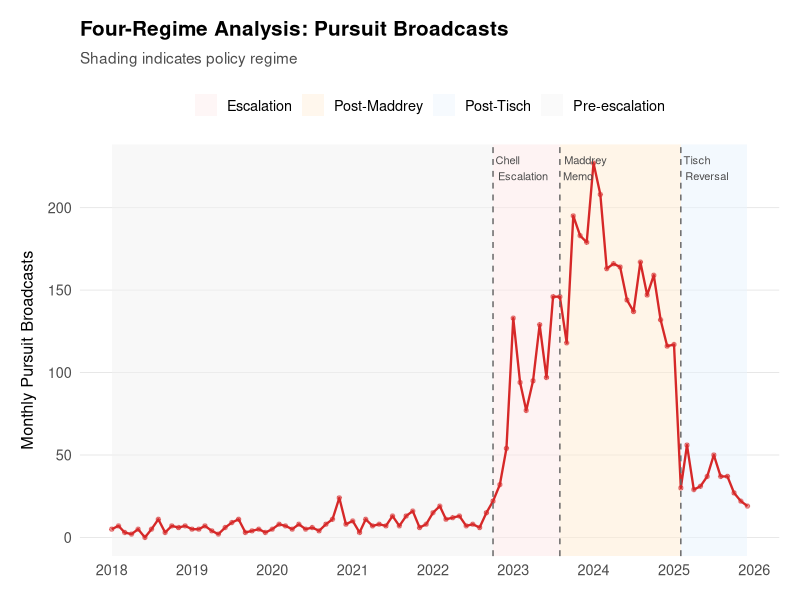
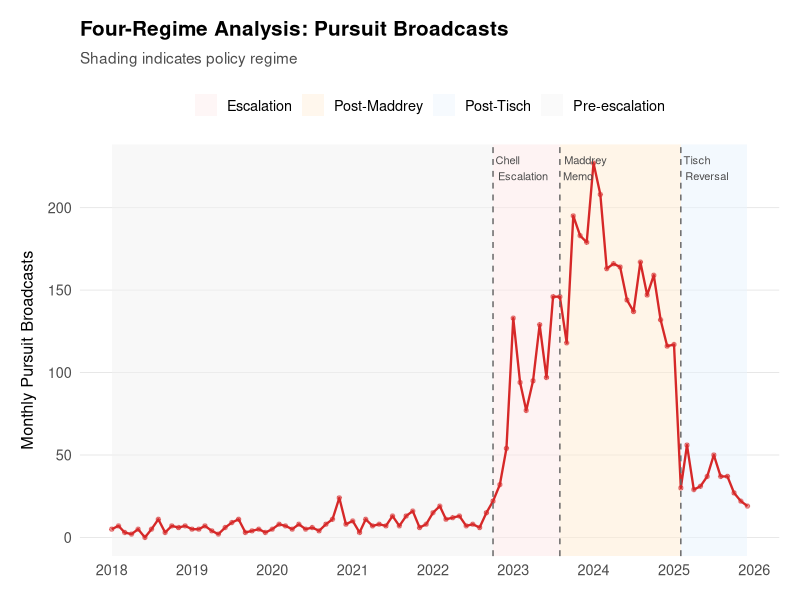
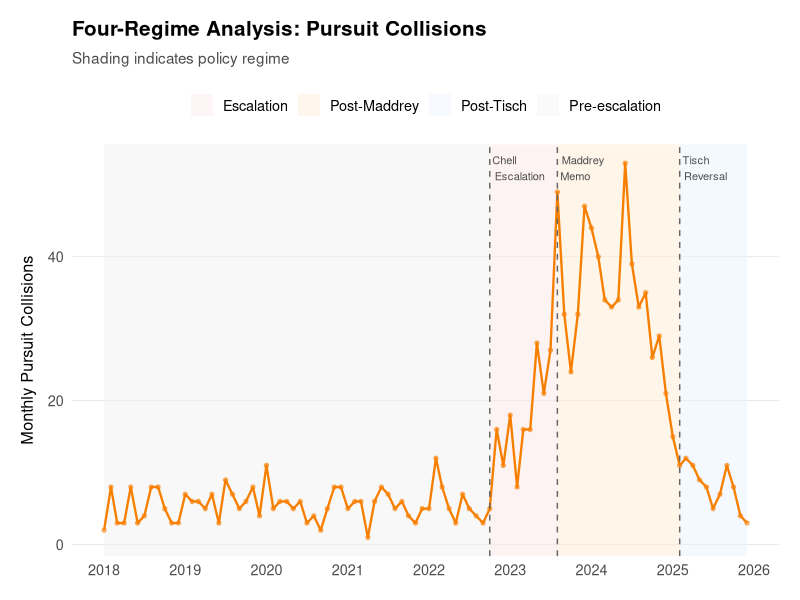
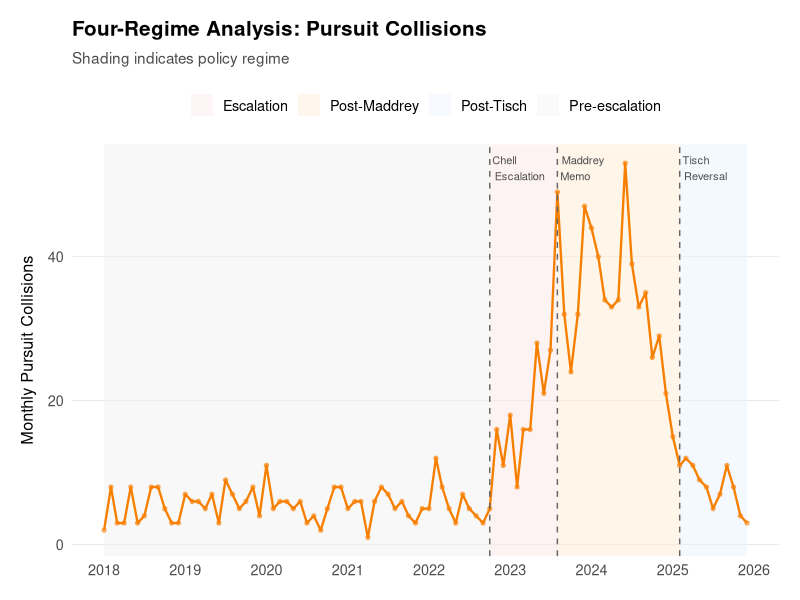
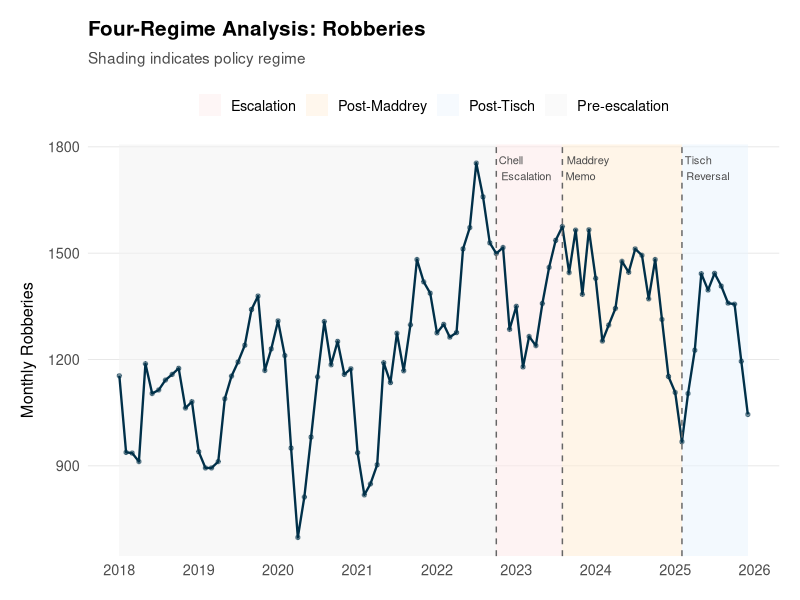
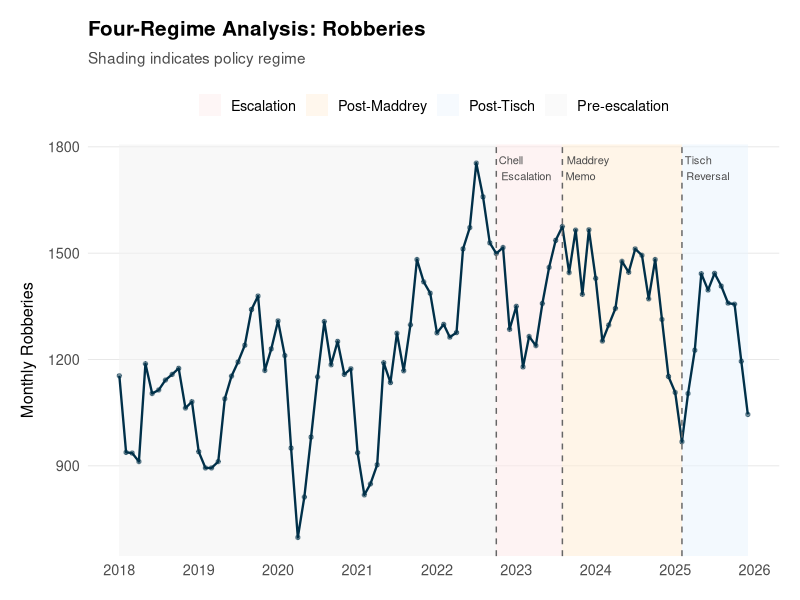
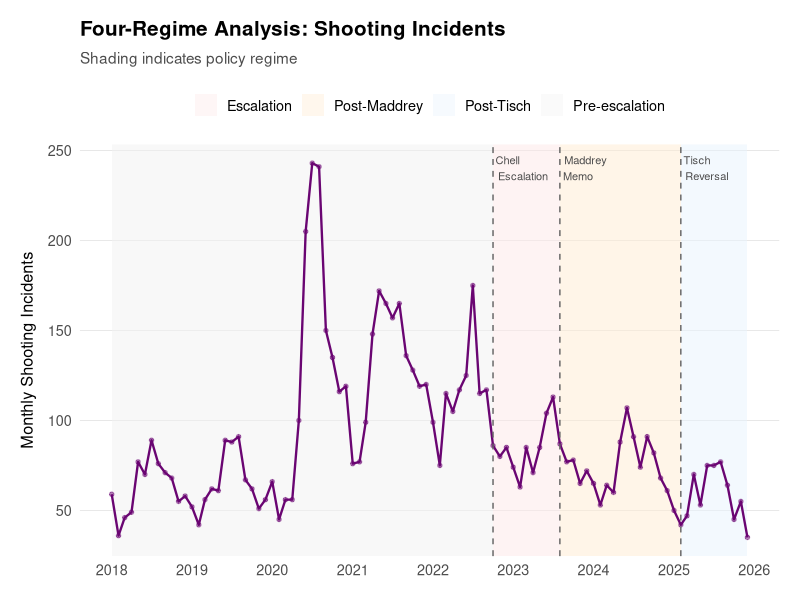
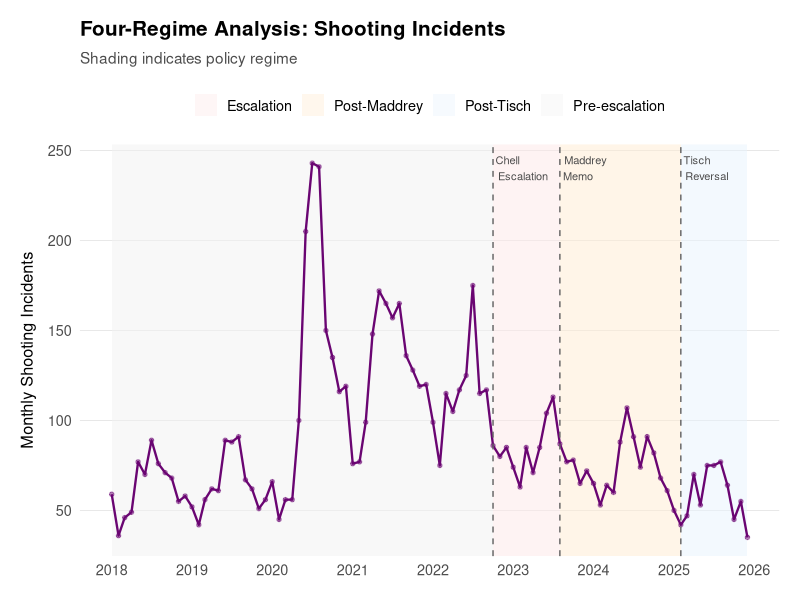

Write R code to recreate these figures, in order.
# 06_event_study.R — Multi-Period / Event Study Analysis
#
# Four regimes identified in the NYPD pursuit escalation:
#   1. Pre-escalation:  Jan 2018 – Sep 2022 (baseline)
#   2. Escalation:      Oct 2022 – Jul 2023 (Chell operational shift)
#   3. Post-Maddrey:    Aug 2023 – Jan 2025 (compliance memo)
#   4. Post-Tisch:      Feb 2025 – Dec 2025 (partial re-restriction)
#
# Trimmed at Dec 2025 due to right-censoring of robbery/shooting data.

library(tidyverse)
library(lubridate)
library(sandwich)
library(lmtest)
library(broom)
library(here)


# Dirs and theme ---------------------------------------------------------------

dir.create(here("output"),               showWarnings = FALSE)
dir.create(here("output/plots"),         showWarnings = FALSE)
dir.create(here("output/event_results"), showWarnings = FALSE)

plot_dir    <- here("output/plots")
results_dir <- here("output/event_results")

if (!exists("theme_pursuit")) {
  theme_pursuit <- function(base_size = 13) {
    theme_minimal(base_size = base_size) +
      theme(
        plot.title       = element_text(face = "bold", size = rel(1.15), margin = margin(b = 8)),
        plot.subtitle    = element_text(color = "grey30", size = rel(0.85), margin = margin(b = 12)),
        plot.caption     = element_text(color = "grey50", size = rel(0.7), hjust = 0, margin = margin(t = 10)),
        plot.background  = element_rect(fill = "white", color = NA),
        panel.grid.minor = element_blank(),
        panel.grid.major.x = element_blank(),
        panel.grid.major.y = element_line(color = "grey90", linewidth = 0.3),
        axis.title.x     = element_text(margin = margin(t = 8), size = rel(0.9)),
        axis.title.y     = element_text(margin = margin(r = 8), size = rel(0.9)),
        axis.text        = element_text(color = "grey30"),
        legend.position  = "top",
        legend.title     = element_blank(),
        plot.margin      = margin(15, 15, 15, 15)
      )
  }
}

COL_PURSUIT   <- "#D62828"
COL_COLLISION <- "#F77F00"
COL_ROBBERY   <- "#003049"
COL_SHOOTING  <- "#6A0572"
COL_GUNVIOL   <- "#1B998B"

save_plot <- function(p, name, w = 10, h = 6) {
  ggsave(file.path(plot_dir, paste0(name, ".png")),
         plot = p, width = w, height = h, dpi = 300, bg = "white")
  ggsave(file.path(plot_dir, paste0(name, ".pdf")),
         plot = p, width = w, height = h, bg = "white")
}


# 1. Load monthly panel ========================================================

message("\nEVENT STUDY \u2014 MULTI-PERIOD ANALYSIS\n")

panel <- read_csv(here("output/tables/monthly_panel.csv"), show_col_types = FALSE)

# Trim at Dec 2025 to avoid right-censoring of robbery/shooting
panel <- panel %>%
  filter(month_date >= as.Date("2018-01-01"),
         month_date <= as.Date("2025-12-01")) %>%
  arrange(month_date)

message("Panel: ", nrow(panel), " months (", min(panel$month_date),
        " to ", max(panel$month_date), ")")


# 2. Define regimes ============================================================

# Breakpoints
ESCALATION <- as.Date("2022-10-01")
MADDREY    <- as.Date("2023-08-01")
TISCH      <- as.Date("2025-02-01")

es <- panel %>%
  mutate(
    T = row_number(),
    month_factor = factor(month(month_date)),
    covid = as.integer(month_date >= as.Date("2020-03-01") &
                         month_date <= as.Date("2021-06-01")),

    # Regime indicators
    regime = case_when(
      month_date < ESCALATION ~ "1_pre",
      month_date < MADDREY    ~ "2_escalation",
      month_date < TISCH      ~ "3_maddrey",
      TRUE                    ~ "4_tisch"
    ),

    # Level shift indicators (step functions)
    D_esc   = as.integer(month_date >= ESCALATION),
    D_mad   = as.integer(month_date >= MADDREY),
    D_tisch = as.integer(month_date >= TISCH),

    # Slope change indicators (time since each break, 0 before)
    P_esc   = pmax(0L, as.integer(round(
      difftime(month_date, ESCALATION, units = "days") / 30.44))),
    P_mad   = pmax(0L, as.integer(round(
      difftime(month_date, MADDREY, units = "days") / 30.44))),
    P_tisch = pmax(0L, as.integer(round(
      difftime(month_date, TISCH, units = "days") / 30.44)))
  )

regime_counts <- es %>% count(regime, name = "months")
message("Regime structure:")
print(regime_counts)


# 3. Outcomes ==================================================================

outcomes <- list(
  list(var = "pursuit_events",     label = "Pursuit Broadcasts",                col = COL_PURSUIT),
  list(var = "pursuit_crashes",    label = "Pursuit Collisions",                col = COL_COLLISION),
  list(var = "robbery_count",      label = "Robberies",                         col = COL_ROBBERY),
  list(var = "shooting_incidents", label = "Shooting Incidents",                col = COL_SHOOTING),
  list(var = "total_gun_events",   label = "Gun Violence (Shootings + Shots Fired)", col = COL_GUNVIOL)
)


# 4. Segmented regression with 3 breaks ========================================

# Model: Y ~ T + D_esc + P_esc + D_mad + P_mad + D_tisch + P_tisch + season + covid

message("--- Multi-Break Segmented Regression ---")

mb_results <- list()

for (o in outcomes) {

  y <- es[[o$var]]
  mod <- lm(y ~ T + D_esc + P_esc + D_mad + P_mad + D_tisch + P_tisch +
              month_factor + covid, data = es)

  nw <- coeftest(mod, vcov = NeweyWest(mod, lag = 6, prewhite = FALSE))

  message("=== ", o$label, " ===")
  message("Newey-West results:")
  print(nw[1:8, ])

  mb_results[[o$label]] <- list(model = mod, nw = nw)
}


# 5. Compile coefficient tables ================================================

# OLS + NW side-by-side
key_terms <- c("T", "D_esc", "P_esc", "D_mad", "P_mad", "D_tisch", "P_tisch", "covid")

mb_ols <- map_dfr(outcomes, function(o) {
  mod <- mb_results[[o$label]]$model
  nw  <- mb_results[[o$label]]$nw

  tidy(mod, conf.int = TRUE) %>%
    filter(term %in% key_terms) %>%
    mutate(
      outcome   = o$label,
      nw_se     = nw[match(term, rownames(nw)), "Std. Error"],
      nw_pvalue = nw[match(term, rownames(nw)), "Pr(>|t|)"]
    )
})

write_csv(mb_ols, file.path(results_dir, "multibreak_coefficients.csv"))

# NW-only table (cleaner for manuscript)
mb_nw <- map_dfr(outcomes, function(o) {
  nw <- mb_results[[o$label]]$nw
  as_tibble(nw[key_terms, ], rownames = "term") %>%
    rename(estimate = Estimate, se = `Std. Error`,
           t_stat = `t value`, p_value = `Pr(>|t|)`) %>%
    mutate(outcome = o$label)
})

write_csv(mb_nw, file.path(results_dir, "multibreak_newey_west.csv"))

message("Multi-break coefficients saved.")


# 6. Regime descriptive statistics =============================================

regime_means <- es %>%
  group_by(regime) %>%
  summarise(
    months            = n(),
    mean_pursuits     = mean(pursuit_events),
    sd_pursuits       = sd(pursuit_events),
    mean_crashes      = mean(pursuit_crashes),
    crash_rate_pct    = mean(pursuit_crashes) / mean(pursuit_events) * 100,
    mean_robberies    = mean(robbery_count),
    mean_shootings    = mean(shooting_incidents),
    mean_gun_violence = mean(total_gun_events),
    .groups = "drop"
  )

message("--- Regime Means ---")
print(regime_means, width = Inf)

write_csv(regime_means, file.path(results_dir, "regime_means.csv"))


# 7. Tisch falsification test ==================================================

# If deterrence drove crime reductions, re-restricting pursuits should increase
# crime. Test: is D_tisch positive for crime outcomes?

message("--- Tisch Falsification Test ---")

tisch_test <- mb_nw %>%
  filter(term == "D_tisch") %>%
  select(outcome, estimate, se, t_stat, p_value) %>%
  mutate(
    direction = ifelse(estimate > 0, "increase", "decrease"),
    interpretation = case_when(
      outcome %in% c("Pursuit Broadcasts", "Pursuit Collisions") & estimate < 0 ~
        "Expected: pursuits fell after re-restriction",
      outcome %in% c("Robberies", "Shooting Incidents",
                      "Gun Violence (Shootings + Shots Fired)") & estimate > 0 ~
        "Consistent with deterrence: crime rose after re-restriction",
      outcome %in% c("Robberies", "Shooting Incidents",
                      "Gun Violence (Shootings + Shots Fired)") & estimate <= 0 ~
        "Inconsistent with deterrence: crime did NOT rise after re-restriction",
      TRUE ~ ""
    )
  )

print(tisch_test, width = Inf)
write_csv(tisch_test, file.path(results_dir, "tisch_falsification.csv"))


# 8. Tisch pre/post comparison ================================================

tisch_comparison <- es %>%
  mutate(period = ifelse(month_date >= TISCH, "post_tisch", "pre_tisch")) %>%
  filter(month_date >= ESCALATION) %>%
  group_by(period) %>%
  summarise(
    months         = n(),
    mean_pursuits  = mean(pursuit_events),
    mean_crashes   = mean(pursuit_crashes),
    mean_robberies = mean(robbery_count),
    mean_shootings = mean(shooting_incidents),
    mean_gun       = mean(total_gun_events),
    .groups = "drop"
  )

write_csv(tisch_comparison, file.path(results_dir, "tisch_comparison.csv"))

# Percent changes
if (nrow(tisch_comparison) == 2) {
  pre  <- tisch_comparison %>% filter(period == "pre_tisch")
  post <- tisch_comparison %>% filter(period == "post_tisch")

  pct_change <- tibble(
    outcome = c("pursuits", "crashes", "robberies", "shootings", "gun_violence"),
    pre_mean = c(pre$mean_pursuits, pre$mean_crashes, pre$mean_robberies,
                 pre$mean_shootings, pre$mean_gun),
    post_mean = c(post$mean_pursuits, post$mean_crashes, post$mean_robberies,
                  post$mean_shootings, post$mean_gun),
    pct_change = (post_mean - pre_mean) / pre_mean * 100
  )

  message("--- Tisch Reversal Percent Changes ---")
  print(pct_change)
  write_csv(pct_change, file.path(results_dir, "tisch_reversal_pct_changes.csv"))
}


# 9. Visualizations ============================================================

# 9a. Time series with regime shading
regime_rects <- tibble(
  xmin = c(as.Date("2018-01-01"), ESCALATION, MADDREY, TISCH),
  xmax = c(ESCALATION, MADDREY, TISCH, as.Date("2025-12-01")),
  regime = c("Pre-escalation", "Escalation", "Post-Maddrey", "Post-Tisch"),
  fill = c("grey95", "#FDE8E8", "#FFECD2", "#E8F4FD")
)

for (o in outcomes) {

  p <- ggplot(es, aes(month_date, .data[[o$var]])) +
    geom_rect(data = regime_rects,
              aes(xmin = xmin, xmax = xmax, ymin = -Inf, ymax = Inf, fill = regime),
              inherit.aes = FALSE, alpha = 0.5) +
    scale_fill_manual(values = c("Pre-escalation" = "grey95", "Escalation" = "#FDE8E8",
                                 "Post-Maddrey" = "#FFECD2", "Post-Tisch" = "#E8F4FD")) +
    geom_line(color = o$col, linewidth = 0.8) +
    geom_point(color = o$col, size = 1.2, alpha = 0.5) +
    geom_vline(xintercept = c(ESCALATION, MADDREY, TISCH),
               linetype = "dashed", color = "grey40", linewidth = 0.5) +
    annotate("text", x = ESCALATION, y = Inf, label = "Chell\nEscalation",
             vjust = 1.5, hjust = -0.1, size = 2.8, color = "grey30") +
    annotate("text", x = MADDREY, y = Inf, label = "Maddrey\nMemo",
             vjust = 1.5, hjust = -0.1, size = 2.8, color = "grey30") +
    annotate("text", x = TISCH, y = Inf, label = "Tisch\nReversal",
             vjust = 1.5, hjust = -0.1, size = 2.8, color = "grey30") +
    scale_x_date(date_breaks = "1 year", date_labels = "%Y") +
    labs(
      title = paste0("Four-Regime Analysis: ", o$label),
      subtitle = "Shading indicates policy regime",
      x = NULL, y = paste("Monthly", o$label)
    ) +
    theme_pursuit() +
    guides(fill = guide_legend(override.aes = list(alpha = 0.4)))

  save_plot(p, paste0("event_regime_", gsub(" ", "_", o$var)))
}

# 9b. Coefficient forest plot
coef_plot_data <- mb_nw %>%
  filter(term %in% c("D_esc", "D_mad", "D_tisch")) %>%
  mutate(
    term_label = recode(term,
      "D_esc"   = "Escalation\n(Oct 2022)",
      "D_mad"   = "Maddrey Memo\n(Aug 2023)",
      "D_tisch" = "Tisch Reversal\n(Feb 2025)"
    ),
    ci_lo = estimate - 1.96 * se,
    ci_hi = estimate + 1.96 * se,
    sig   = ifelse(p_value < 0.05, "p < .05", "n.s.")
  )

p_forest <- ggplot(coef_plot_data, aes(x = estimate, y = term_label, color = outcome)) +
  geom_vline(xintercept = 0, linetype = "dashed", color = "grey50") +
  geom_pointrange(aes(xmin = ci_lo, xmax = ci_hi, shape = sig),
                  position = position_dodge(width = 0.6), size = 0.5) +
  scale_color_manual(values = c(
    "Pursuit Broadcasts" = COL_PURSUIT, "Pursuit Collisions" = COL_COLLISION,
    "Robberies" = COL_ROBBERY, "Shooting Incidents" = COL_SHOOTING,
    "Gun Violence (Shootings + Shots Fired)" = COL_GUNVIOL
  )) +
  scale_shape_manual(values = c("p < .05" = 16, "n.s." = 1)) +
  facet_wrap(~outcome, scales = "free_x", nrow = 1) +
  labs(
    title    = "Regime-Level Shifts: Coefficient Estimates",
    subtitle = "Newey-West 95% CIs | Filled = p < .05",
    x = "Level Shift Estimate", y = NULL,
    caption  = "Segmented regression with seasonality + COVID controls"
  ) +
  theme_pursuit() +
  theme(legend.position = "none",
        strip.text = element_text(size = rel(0.75)))

save_plot(p_forest, "event_coefficient_forest", w = 14, h = 6)


# Done =========================================================================

message("Event study results saved to: ", results_dir)
message("Plots saved to: ", plot_dir)
